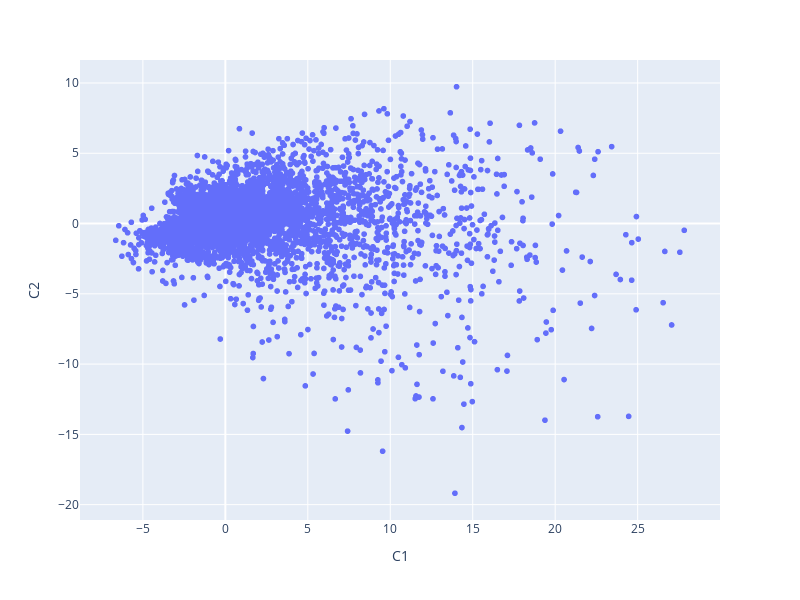

Source (notebook cell):
### Code cell
fig = px.scatter(films, x='C1', y='C2', hover_name='title')

fig.update_layout(
    width=800,  
    height=600,  
    legend=dict(
        orientation="h",  
        yanchor="top",    
        y=-0.2,          
        xanchor="center", 
        x=0.5,
        title='PCA embeddings movies'           
    )
)

fig.show()

### Figure 1 — Plotly figure (JSON) as saved in the notebook; plotly's stock layout.template omitted (floating-point values rounded to 4 significant figures; data arrays with more than 128 entries replaced by an {"elided": "..."} marker saying what was removed)
{"data": [{"hovertemplate": "<b>%{hovertext}</b><br><br>C1=%{x}<br>C2=%{y}<extra></extra>", "hovertext": {"elided": "9724 str values"}, "legendgroup": "", "marker": {"color": "#636efa", "symbol": "circle"}, "mode": "markers", "name": "", "showlegend": false, "type": "scattergl", "x": {"elided": "9724 float values"}, "xaxis": "x", "y": {"elided": "9724 float values"}, "yaxis": "y"}], "layout": {"height": 600, "legend": {"orientation": "h", "title": {"text": "PCA embeddings movies"}, "tracegroupgap": 0, "x": 0.5, "xanchor": "center", "y": -0.2, "yanchor": "top"}, "margin": {"t": 60}, "width": 800, "xaxis": {"anchor": "y", "domain": [0, 1], "title": {"text": "C1"}}, "yaxis": {"anchor": "x", "domain": [0, 1], "title": {"text": "C2"}}}}
